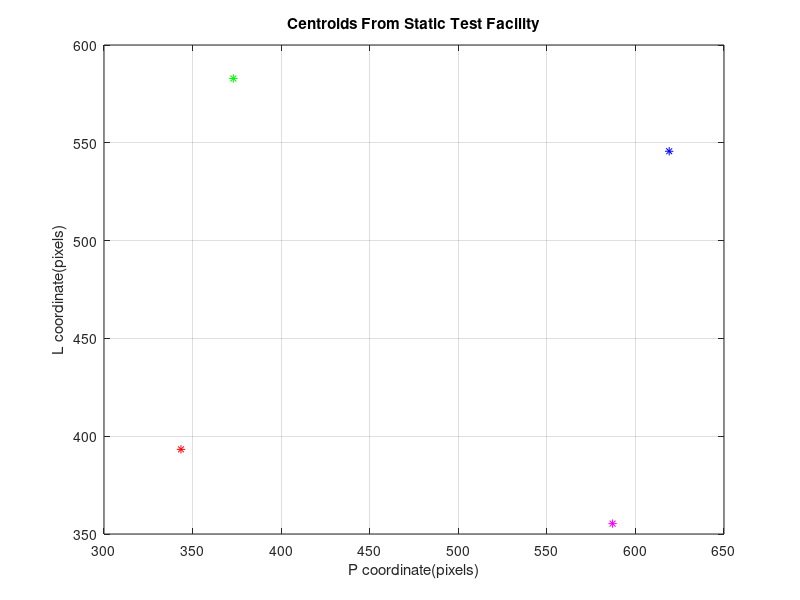

Write the MATLAB code that produced this figure. (Note: this script raises an error after producing the figure.)
% For ATM Understanding.
clear all;
close all;

addpath('Common/');
global lo po foc
iz = 1; qf = 1; qn = 1;
lo = 478.9161;
po =  496.0227;                         

foc =  20.91762;
F = foc/0.018;
f = foc/1000;
run = 2;
Det_limit1 = 930;
Det_limit2 = 70;
 
 
 Data = load('distcorr_cent.txt');
 
%%%%%%%%%%% RS Set %%%%%%%%%%%
%  tar_vec_err2 = [-508.0         -57.7            0   4  1
%                  -156.5        425.42            0   5  1
%                   135.45         48.2         -100  21  1
%                  -246.69        814.37           0   6  1];
 %tar_vec_err2(:,1:3) = tar_vec_err2(:,1:3)/1000;   
% 
% tar_vec_err2 =   [ -0.07718       -0.32481        -0.01220      4         1
%                     0.40602        0.02676        -0.01220      5         2
%                     0.02875        0.31875        -0.11220     21         2
%                     0.79497       -0.06344        -0.01220      6         1 ];

%%%%%%%%%%% PDS Set %%%%%%%%%%%
%old
% tar_vec_err2 =   [ -0.05960 -0.08074  -0.01220   1  1
%                     0.05720  0.11416  -0.01220   2  2  
%                     0.06945 -0.05434  -0.11220  11  1
%                    -0.08124  0.09617  -0.01220   3  2];
 
%rsl
% tar_vec_err2 =   [ -0.05980 -0.09115  -0.01220   1  1
%                     0.05734  0.10429  -0.01420   2  2  
%                     0.06964 -0.06528  -0.11221  11  1                
%                    -0.08120  0.08509  -0.01427   3  2];

%stf
tar_vec_err2 =   [ -0.05619 -0.09363  -0.01220   1  1
                    0.05388  0.10513  -0.01220   2  2  
                    0.07187 -0.06282  -0.11220  11  1                
                   -0.08386  0.08242  -0.01220   3  2]; 
                   
tar_vec_err2 =   [ -0.05980 -0.09115  -0.01220   1  1
                   0.05734  0.10295  -0.01420   2  2  
                 0.06964 -0.06528  -0.11221  11  1                
                 -0.08120  0.08509  -0.01427   3  2];                   
 
 tar_vec_err2(:,2) = -tar_vec_err2(:,2);
 
  
i1 = 0 ;
i2 = 0 ;
i3 = 0 ;
i4 = 0 ;
 
 
 
ix = 1;
diodearr = [1 2 11 3];% [4 5 21 6];%[1 2 11 3];
ktr = 0;
 
for i = 1:size(Data,1)
 
if(mod(i,4) == 2)
Vorig(ktr+1,1) = Data(ktr*4+2,1);  Uorig(ktr+1,1) = Data(ktr*4+2,2); %LD1
elseif(mod(i,4) == 3)
Vorig(ktr+1,2) = Data(ktr*4+3,1);  Uorig(ktr+1,2) = Data(ktr*4+3,2); %LD2
elseif(mod(i,4) == 0)
Vorig(ktr+1,3) = Data(ktr*4+4,1);  Uorig(ktr+1,3) = Data(ktr*4+4,2); %LD11
ktr = ktr + 1;
elseif(mod(i,4) == 1)
Vorig(ktr+1,4) = Data(ktr*4+1,1);  Uorig(ktr+1,4) = Data(ktr*4+1,2); %LD3

end
end
% V(1,1) = 452.32647705; U(1,1) = 545.09082031; %LD4
% V(1,2) = 434.44488525; U(1,2) = 569.97143555; %LD5
% V(1,3) = 419.37750244; U(1,3) = 550.83538818; %LD21
% V(1,4) = 439.16485596; U(1,4) = 589.82855225; %LD6


figure;
plot(Uorig(:,1),Vorig(:,1),'r*')
title('Centroids From Static Test Facility');
hold on
plot(Uorig(:,2),Vorig(:,2),'b*')
hold on
plot(Uorig(:,3),Vorig(:,3),'g*')
hold on
plot(Uorig(:,4),Vorig(:,4),'m*')
hold on 
 
ylabel('L coordinate(pixels)');
xlabel('P coordinate(pixels)');
grid on

    
    % Line, Pixel coordinates ( they form the centroids) 
 
for samp = 1: size(Vorig,1)  

    clear V U
    V = Vorig(samp,:);
    U = Uorig(samp,:);
     numdiodes = 4;

     tar_vec_err(1,:) = tar_vec_err2(1,1:3);
     tar_vec_err(2,:) = tar_vec_err2(2,1:3);
     tar_vec_err(3,:) = tar_vec_err2(3,1:3);
     tar_vec_err(4,:) = tar_vec_err2(4,1:3);
     
     diodeelm = zeros(1,8);
   
    for delk = 1:numdiodes
        if ((V(delk) >=Det_limit1 || V(delk) <= Det_limit2) || (U(delk) >=Det_limit1 || U(delk) <= Det_limit2)) 
       
            numdiodes = numdiodes - 1;
      
            diodeelm(1,delk) = 1;
            
            V(delk) = 0;
            U(delk) = 0;
            
        end 
    end
        
   
 
    k = 0;
    clear drq;
    for i = 1:numdiodes
        if diodeelm(1,i) == 0
            k = k + 1;
            drq(k) = i;
            if run==1
                if drq(k) == 3 
                    dcix = k;
                end
            else
                if drq(k) == 3 
                    dcix = k;
                end
            end
            
        end
    end
    
       
   
    clear vecd;
    clear Lang;
    clear aeucl;
    clear F;
    clear J;
    for tark = 1:numdiodes
        vecd(tark,:) = ccd_sen_SS(V(tark),U(tark));
    end
    
    tark = 0;
     
   % drq1 = drq(1:4);
 
    tarkrs = 0;tarkpds = 0;
    for tarki = 1:length(drq)-1 
        for tarkj = tarki+1:length(drq)
        % STEP-2: Calculate the cosine of the angle between each pair of unit vectors
        tark = tark + 1;
        Lang(tark)=vecd(drq(tarki),:)*vecd(drq(tarkj),:)';
    
        %STEP-3 : Calculate Euclidiean distance   
        aeucl(tark)= sqrt((tar_vec_err(drq(tarki),1) -tar_vec_err(drq(tarkj),1))^2 + (tar_vec_err(drq(tarki),2) -tar_vec_err(drq(tarkj),2))^2  + (tar_vec_err(drq(tarki),3) -tar_vec_err(drq(tarkj),3))^2);
        
        VUDiff(tark) = sqrt((V(tarki)-V(tarkj))^2 + (U(tarki) - U(tarkj))^2);
        RR(tark) = (aeucl(tark)*1000)*(f/(VUDiff(tark)*0.018));
        end
    end
    
    % STEP-4: Derive ranges of individal Chaser centroids to individal
    % diodes.  Jacobian matrix for Newton Raphson (Secant attempting Later)
    % Starting of Newton - Raphson iterations
    
    tol = 1E-06;
    error1 = 1E+08;
    iter = 0;
    itermax = 35;%10%25%50;   
   
     qpos1 = mean(RR);%min(RR); min(RR) is correct, just to deviate a bit intentionally, mean is taken
     %X_S = qpos1*[1;1; -1;1;1;1;-1;1];
     X_S = qpos1*[1;1;-1;1];
     X_S = X_S(1:length(drq));
    
    
     tic
    while (error1 > tol)
          
          iter=iter+1;

          Rs = X_S;
           
          tark = 0; tjac = 0;
        
          
          for tarki = 1:length(drq)-1 
              
             for tarkj = tarki+1:length(drq)
                 
                 if ((diodeelm(tarki) ~=1 && diodeelm(tarkj) ~= 1))
                     
                     tark = tark + 1;   
             
                     % Objective Function
              
                     F(tark,1) =  (Rs(drq(tarki))^2+Rs(drq(tarkj))^2-2*Rs(drq(tarki))*Rs(drq(tarkj))*Lang(tark))-aeucl(tark)^2;
              
                     % Calculate Jacobian Matrix
              
                     tjac = tjac + 1;
              
                     J(tjac,1:length(drq)) = zeros(1,length(drq));
                     
                     J(tjac,drq(tarki)) = 2*Rs(drq(tarki))-2*Rs(drq(tarkj))*Lang(tjac);
              
                     J(tjac,drq(tarkj)) = 2*Rs(drq(tarkj))-2*Rs(drq(tarki))*Lang(tjac);
                     

                     
                 end
             end
          end
           
  
          y = -mat_inv2_new((J'*J))*J'*F;
          X_S = X_S + y; 
       
         % calculate norms 
          sumy = sum(y.^2);
          error1=sqrt(sumy);
   
         ii(iter)=iter;
         if (iter > itermax)
            error1 = 0.0;
            %s=sprintf('****Did not converge within %3.0f iterations.****',itermax);
            %disp(s)
         end
    end
    ttttt = toc;
    dcix = 3;
    if run == 1
    X_Srs(qf,1:4) = X_S(1:4);
    else
    X_Spds(qn,1:4) = X_S(1:4);
    end
    
    prevX_S = X_S;
 
    clear R_c;
    clear R_t;
    chin = 0;
    for tark = 1:length(drq)
        if dcix ~= tark 
            chin = chin + 1;
            R_c(chin,:) = X_S(dcix) * vecd(dcix,:)' - X_S(drq(tark)) * vecd(drq(tark),:)'; 
            R_c(chin,:) = R_c(chin,:)/norm(R_c(chin,:));
            R_t(chin,:) = tar_vec_err(dcix,1:3) - tar_vec_err(drq(tark),1:3);
            R_t(chin,:) = R_t(chin,:)/norm(R_t(chin,:));
        end
    end
  
    
            
    % STEP-7: Relative attitude determination
    nvec = (length(drq) - 1);
    %relative quaternion (T to C)
    TCatt = ESOQ2(R_t,R_c,nvec); 
    
    if run == 1
        TCattf = TCatt;  
        MRelAtt = quat_dc(TCattf);
	    dcm1 = quat_dc(TCattf); 
        [ang(1,1),ang(1,2),ang(1,3)] = ang_123_orig(dcm1');

 
    else
        %For PDS it is X.
        TCattf = TCatt;
        MRelAtt = quat_dc(TCattf);
        dcm1 = quat_dc(TCattf); 
        [ang(1,1),ang(1,2),ang(1,3)] = ang_123_orig(dcm1');
           
    end
    
        
    % STEP-8; Relative Position determination
     sumpos = [0 0 0];
     clear mesp;
     for chin = 1: length(drq)  
         mesp(chin,:) = ((vecd(drq(chin),:)*prevX_S(chin))' - MRelAtt *tar_vec_err(drq(chin),1:3)');
         sumpos(1,:) = sumpos(1,:) + mesp(chin,:);
     end
      poso = (sumpos)/ length(drq);
      
      
     % ATM
     
%      for chin = 1: 4%length(drq)  
%          cc(chin,:) = MRelAtt *tar_vec_err2(chin,1:3)' + poso';
%          [Vnn(chin), Unn(chin)] = sen_to_ccd_SS(cc(chin,:));
%      end
%      diffL(samp,1:4) = Vnn -V;
%      diffP(samp,1:4) = Unn -U;
     
end
format short g
poso.*1000
ang
 
 
